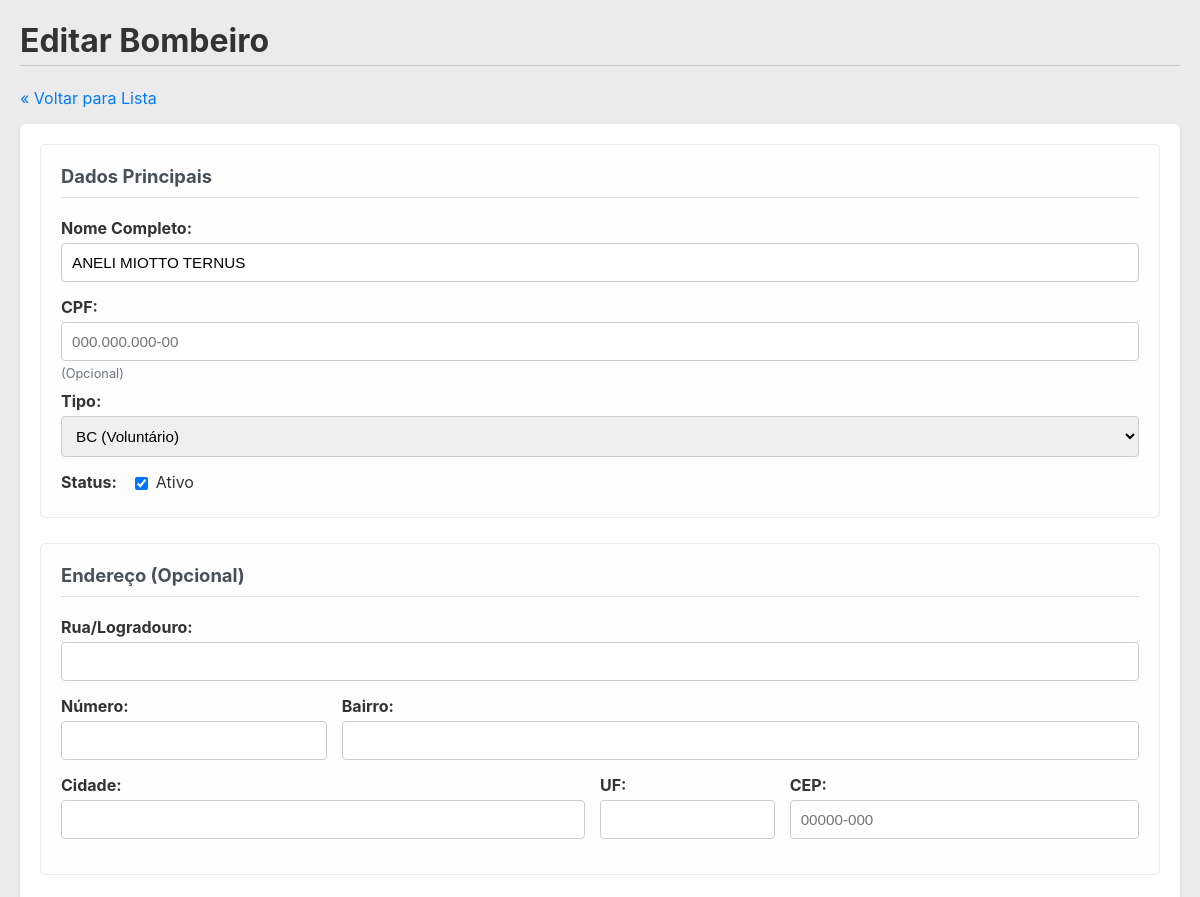
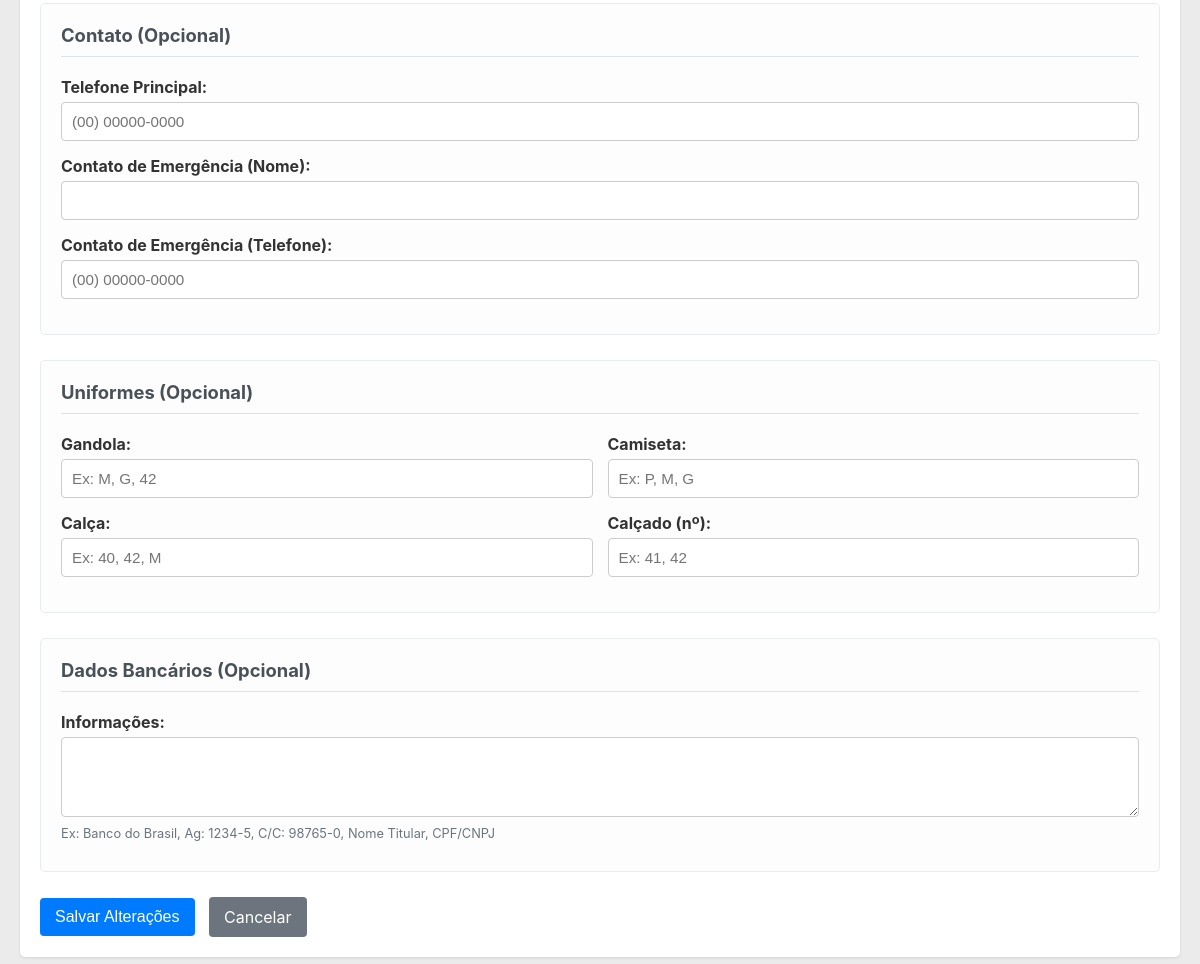
Screenshot of /editar_bombeiro.php?id=2 with the database file from the repository (2 pictures, top to bottom).
### tables this page shows
CREATE TABLE bombeiros (
    id INT AUTO_INCREMENT PRIMARY KEY,
    nome_completo VARCHAR(255) NOT NULL,
    cpf VARCHAR(14) NULL DEFAULT NULL COMMENT 'Formato 000.000.000-00',
    tipo ENUM('BC', 'Fixo') NOT NULL,
    ativo TINYINT(1) NOT NULL DEFAULT 1,
    fixo_ref_data DATE NULL,
    fixo_ref_dia_ciclo TINYINT(1) NULL CHECK (fixo_ref_dia_ciclo BETWEEN 1 AND 4),
    data_cadastro TIMESTAMP DEFAULT CURRENT_TIMESTAMP,
    endereco_rua VARCHAR(255) NULL DEFAULT NULL,
    endereco_numero VARCHAR(20) NULL DEFAULT NULL,
    endereco_bairro VARCHAR(100) NULL DEFAULT NULL,
    endereco_cidade VARCHAR(100) NULL DEFAULT NULL,
    endereco_uf VARCHAR(2) NULL DEFAULT NULL,
    endereco_cep VARCHAR(10) NULL DEFAULT NULL,
    telefone_principal VARCHAR(20) NULL DEFAULT NULL,
    contato_emergencia_nome VARCHAR(255) NULL DEFAULT NULL,
    contato_emergencia_fone VARCHAR(20) NULL DEFAULT NULL,
    dados_bancarios TEXT NULL DEFAULT NULL COMMENT 'Ex: Banco XPTO, Ag: 0001, C/C: 12345-6',
    tamanho_gandola VARCHAR(20) NULL DEFAULT NULL,
    tamanho_camiseta VARCHAR(20) NULL DEFAULT NULL,
    tamanho_calca VARCHAR(20) NULL DEFAULT NULL,
    tamanho_calcado VARCHAR(10) NULL DEFAULT NULL
);

### editar_bombeiro.php (the view, shortened to what this page needs)
<?php
require_once __DIR__ . '/includes/funcoes.php';
$bombeiro_id = filter_input(INPUT_GET, 'id', FILTER_VALIDATE_INT);
$bombeiro = null;
$erro = '';
if ($_SERVER["REQUEST_METHOD"] == "POST") {
    $id_update = filter_input(INPUT_POST, 'id', FILTER_VALIDATE_INT);
    $nome = trim($_POST['nome_completo'] ?? '');
    $cpf = trim($_POST['cpf'] ?? '');
    $tipo = trim($_POST['tipo'] ?? '');
    $ativo = isset($_POST['ativo']) ? 1 : 0;
    $ref_data = trim($_POST['fixo_ref_data'] ?? '');
    $ref_dia = filter_input(INPUT_POST, 'fixo_ref_dia_ciclo', FILTER_VALIDATE_INT, ['options' => ['min_range' => 1, 'max_range' => 4]]);
    $endereco_rua = trim($_POST['endereco_rua'] ?? '');
    $endereco_numero = trim($_POST['endereco_numero'] ?? '');
    $endereco_bairro = trim($_POST['endereco_bairro'] ?? '');
    $endereco_cidade = trim($_POST['endereco_cidade'] ?? '');
    $endereco_uf = trim($_POST['endereco_uf'] ?? '');
    $endereco_cep = trim($_POST['endereco_cep'] ?? '');
    $telefone_principal = trim($_POST['telefone_principal'] ?? '');
    $contato_emergencia_nome = trim($_POST['contato_emergencia_nome'] ?? '');
    $contato_emergencia_fone = trim($_POST['contato_emergencia_fone'] ?? '');
    $tamanho_gandola = trim($_POST['tamanho_gandola'] ?? '');
    $tamanho_camiseta = trim($_POST['tamanho_camiseta'] ?? '');
    $tamanho_calca = trim($_POST['tamanho_calca'] ?? '');
    $tamanho_calcado = trim($_POST['tamanho_calcado'] ?? '');
    $dados_bancarios = trim($_POST['dados_bancarios'] ?? '');
    if ($id_update != $bombeiro_id) {
         set_flash_message('error', 'Erro: ID no formulário não confere.');
         header('Location: bombeiros.php'); exit;
    }
    if (empty($nome) || empty($tipo) || !in_array($tipo, ['BC', 'Fixo'])) {
         $erro = 'Nome e Tipo são obrigatórios e válidos.';
    } else if ($tipo == 'Fixo' && (empty($ref_data) || $ref_dia === null || $ref_dia === false)) {
         $erro = 'Para tipo Fixo, Data de Referência e Dia do Ciclo são obrigatórios.';
    } else {
        $sql_update = "UPDATE bombeiros SET
                        nome_completo = ?, cpf = ?, tipo = ?, ativo = ?,
                        fixo_ref_data = ?, fixo_ref_dia_ciclo = ?,
                        endereco_rua = ?, endereco_numero = ?, endereco_bairro = ?,
                        endereco_cidade = ?, endereco_uf = ?, endereco_cep = ?,
                        telefone_principal = ?, contato_emergencia_nome = ?, contato_emergencia_fone = ?,
                        dados_bancarios = ?, tamanho_gandola = ?, tamanho_camiseta = ?,
                        tamanho_calca = ?, tamanho_calcado = ?
                       WHERE id = ?";
        if ($stmt = mysqli_prepare($conn, $sql_update)) {
             $db_cpf = !empty($cpf) ? $cpf : null;
             $db_ref_data = ($tipo == 'Fixo') ? $ref_data : null;
             $db_ref_dia = ($tipo == 'Fixo') ? $ref_dia : null;
             $db_endereco_rua = !empty($endereco_rua) ? $endereco_rua : null;
             $db_endereco_numero = !empty($endereco_numero) ? $endereco_numero : null;
             $db_endereco_bairro = !empty($endereco_bairro) ? $endereco_bairro : null;
             $db_endereco_cidade = !empty($endereco_cidade) ? $endereco_cidade : null;
             $db_endereco_uf = !empty($endereco_uf) ? $endereco_uf : null;
             $db_endereco_cep = !empty($endereco_cep) ? $endereco_cep : null;
             $db_telefone_principal = !empty($telefone_principal) ? $telefone_principal : null;
             $db_contato_emergencia_nome = !empty($contato_emergencia_nome) ? $contato_emergencia_nome : null;
             $db_contato_emergencia_fone = !empty($contato_emergencia_fone) ? $contato_emergencia_fone : null;
             $db_dados_bancarios = !empty($dados_bancarios) ? $dados_bancarios : null;
             $db_tamanho_gandola = !empty($tamanho_gandola) ? $tamanho_gandola : null;
             $db_tamanho_camiseta = !empty($tamanho_camiseta) ? $tamanho_camiseta : null;
             $db_tamanho_calca = !empty($tamanho_calca) ? $tamanho_calca : null;
             $db_tamanho_calcado = !empty($tamanho_calcado) ? $tamanho_calcado : null;
            mysqli_stmt_bind_param($stmt, "sssissssssssssssssssi",
                $nome, $db_cpf, $tipo, $ativo,
                $db_ref_data, $db_ref_dia,
                $db_endereco_rua, $db_endereco_numero, $db_endereco_bairro,
                $db_endereco_cidade, $db_endereco_uf, $db_endereco_cep,
                $db_telefone_principal, $db_contato_emergencia_nome, $db_contato_emergencia_fone,
                $db_dados_bancarios, $db_tamanho_gandola, $db_tamanho_camiseta,
                $db_tamanho_calca, $db_tamanho_calcado,
                $bombeiro_id
            );
            if (mysqli_stmt_execute($stmt)) {
                if ($ativo == 0) { $bc_da_vez = get_config('bc_da_vez_id', $conn); if ($bc_da_vez == $bombeiro_id) { set_config('bc_da_vez_id', null, $conn); } }
                set_flash_message('success', 'Bombeiro atualizado com sucesso!');
                header('Location: bombeiros.php');
                exit;
            } else {
                $erro = "Erro ao executar atualização: " . mysqli_error($conn);
            }
            mysqli_stmt_close($stmt);
        } else {
            $erro = "Erro ao preparar query de atualização: " . mysqli_error($conn);
        }
    }
    if ($erro) {
        $bombeiro = $_POST;
        $bombeiro['id'] = $bombeiro_id;
        $bombeiro['ativo'] = isset($_POST['ativo']) ? 1 : 0;
        set_flash_message('error', $erro);
    }
} else {
    $sql_select = "SELECT * FROM bombeiros WHERE id = ?";
    if ($stmt = mysqli_prepare($conn, $sql_select)) {
        mysqli_stmt_bind_param($stmt, "i", $bombeiro_id);
        if (mysqli_stmt_execute($stmt)) {
            $result = mysqli_stmt_get_result($stmt);
            $bombeiro = mysqli_fetch_assoc($result);
        } else { $erro = "Erro ao buscar dados: " . mysqli_error($conn); }
    } else { $erro = "Erro ao preparar busca: " . mysqli_error($conn); }
}
?>
<!DOCTYPE html>
<html lang="pt-br">
<head>
    <link rel="stylesheet" href="css/style.css">
</head>
<body>
    <h1>Editar Bombeiro</h1>
    <p><a href="bombeiros.php">« Voltar para Lista</a></p>
    <?php if ($bombeiro): ?>
    <form action="editar_bombeiro.php?id=<?php echo $bombeiro_id; ?>" method="post">
        <div class="form-section">
            <h3>Dados Principais</h3>
            <div>
                <label for="nome_completo">Nome Completo:</label>
                <input type="text" id="nome_completo" name="nome_completo" value="<?php echo htmlspecialchars($bombeiro['nome_completo'] ?? ''); ?>" required>
            </div>
            <div>
                <label for="cpf">CPF:</label>
                <input type="text" id="cpf" name="cpf" class="cpf-mask" value="<?php echo htmlspecialchars($bombeiro['cpf'] ?? ''); ?>" placeholder="000.000.000-00">
                <small>(Opcional)</small>
            </div>
            <div>
                <label for="tipo">Tipo:</label>
                <select id="tipo" name="tipo" required>
                    <option value="BC" <?php echo ($bombeiro['tipo'] ?? '') == 'BC' ? 'selected' : ''; ?>>BC (Voluntário)</option>
                </select>
            </div>
             <div>
                <label for="ativo" style="display: inline-block; margin-right: 10px;">Status:</label>
                <input type="checkbox" id="ativo" name="ativo" value="1" <?php echo ($bombeiro['ativo'] ?? 0) == 1 ? 'checked' : ''; ?> style="width: auto; vertical-align: middle;">
                 Ativo
            </div>
        </div>
        <div class="form-section">
            <h3>Endereço (Opcional)</h3>
             <div><label for="endereco_rua">Rua/Logradouro:</label><input type="text" id="endereco_rua" name="endereco_rua" value="<?php echo htmlspecialchars($bombeiro['endereco_rua'] ?? ''); ?>"></div>
             <div style="display: flex; gap: 15px;">
                 <div style="flex: 1;"><label for="endereco_numero">Número:</label><input type="text" id="endereco_numero" name="endereco_numero" value="<?php echo htmlspecialchars($bombeiro['endereco_numero'] ?? ''); ?>"></div>
                 <div style="flex: 3;"><label for="endereco_bairro">Bairro:</label><input type="text" id="endereco_bairro" name="endereco_bairro" value="<?php echo htmlspecialchars($bombeiro['endereco_bairro'] ?? ''); ?>"></div>
             </div>
             <div style="display: flex; gap: 15px;">
                 <div style="flex: 3;"><label for="endereco_cidade">Cidade:</label><input type="text" id="endereco_cidade" name="endereco_cidade" value="<?php echo htmlspecialchars($bombeiro['endereco_cidade'] ?? ''); ?>"></div>
                 <div style="flex: 1;"><label for="endereco_uf">UF:</label><input type="text" id="endereco_uf" name="endereco_uf" value="<?php echo htmlspecialchars($bombeiro['endereco_uf'] ?? ''); ?>" maxlength="2"></div>
                  <div style="flex: 2;"><label for="endereco_cep">CEP:</label><input type="text" id="endereco_cep" name="endereco_cep" class="cep-mask" value="<?php echo htmlspecialchars($bombeiro['endereco_cep'] ?? ''); ?>" placeholder="00000-000"></div>
             </div>
        </div>
         <div class="form-section">
            <h3>Contato (Opcional)</h3>
             <div><label for="telefone_principal">Telefone Principal:</label><input type="text" id="telefone_principal" name="telefone_principal" class="phone-mask" value="<?php echo htmlspecialchars($bombeiro['telefone_principal'] ?? ''); ?>" placeholder="(00) 00000-0000"></div>
             <div><label for="contato_emergencia_nome">Contato de Emergência (Nome):</label><input type="text" id="contato_emergencia_nome" name="contato_emergencia_nome" value="<?php echo htmlspecialchars($bombeiro['contato_emergencia_nome'] ?? ''); ?>"></div>
             <div><label for="contato_emergencia_fone">Contato de Emergência (Telefone):</label><input type="text" id="contato_emergencia_fone" name="contato_emergencia_fone" class="phone-mask" value="<?php echo htmlspecialchars($bombeiro['contato_emergencia_fone'] ?? ''); ?>" placeholder="(00) 00000-0000"></div>
        </div>
        <div class="form-section">
            <h3>Uniformes (Opcional)</h3>
            <div style="display: flex; gap: 15px;">
                 <div style="flex: 1;"><label for="tamanho_gandola">Gandola:</label><input type="text" id="tamanho_gandola" name="tamanho_gandola" value="<?php echo htmlspecialchars($bombeiro['tamanho_gandola'] ?? ''); ?>" placeholder="Ex: M, G, 42"></div>
                 <div style="flex: 1;"><label for="tamanho_camiseta">Camiseta:</label><input type="text" id="tamanho_camiseta" name="tamanho_camiseta" value="<?php echo htmlspecialchars($bombeiro['tamanho_camiseta'] ?? ''); ?>" placeholder="Ex: P, M, G"></div>
            </div>
             <div style="display: flex; gap: 15px;">
                 <div style="flex: 1;"><label for="tamanho_calca">Calça:</label><input type="text" id="tamanho_calca" name="tamanho_calca" value="<?php echo htmlspecialchars($bombeiro['tamanho_calca'] ?? ''); ?>" placeholder="Ex: 40, 42, M"></div>
                 <div style="flex: 1;"><label for="tamanho_calcado">Calçado (nº):</label><input type="text" id="tamanho_calcado" name="tamanho_calcado" value="<?php echo htmlspecialchars($bombeiro['tamanho_calcado'] ?? ''); ?>" placeholder="Ex: 41, 42"></div>
             </div>
        </div>
         <div class="form-section">
            <h3>Dados Bancários (Opcional)</h3>
             <div><label for="dados_bancarios">Informações:</label><textarea id="dados_bancarios" name="dados_bancarios"><?php echo htmlspecialchars($bombeiro['dados_bancarios'] ?? ''); ?></textarea><small>Ex: Banco do Brasil, Ag: 1234-5, C/C: 98765-0, Nome Titular, CPF/CNPJ</small></div>
        </div>
        <button type="submit">Salvar Alterações</button>
        <a href="bombeiros.php" class="button-link btn-secondary" style="margin-left: 10px;">Cancelar</a>
    </form>
    <?php elseif (empty($erro)): ?>
        <p class="flash-message error">Bombeiro não encontrado.</p>
    <?php endif; ?>
</body>
</html>

### css/style.css (style rules this page uses)
body { font-family: -apple-system, BlinkMacSystemFont, "Segoe UI", Roboto, Helvetica, Arial, sans-serif; margin: 20px; background-color: #00000014; color: #333; }
h1, h2 { color: #333; border-bottom: 1px solid #ccc; padding-bottom: 5px; }
a { color: #007bff; text-decoration: none; }
form { background-color: #fff; padding: 20px; border-radius: 5px; box-shadow: 0 1px 3px rgba(0,0,0,0.1); margin-bottom: 20px; }
label { display: block; margin-bottom: 5px; font-weight: bold; }
input[type="text"], input[type="date"], input[type="number"], select, textarea { width: 100%; padding: 10px; margin-bottom: 15px; border: 1px solid #ccc; border-radius: 4px; box-sizing: border-box; font-size: 0.95em; }
textarea { min-height: 80px; resize: vertical; }
small { font-size: 0.8em; color: #6c757d; display: block; margin-top: -10px; margin-bottom: 10px; }
button, input[type="submit"], .button-link { background-color: #007bff; color: white !important; padding: 10px 15px; border: none; border-radius: 4px; cursor: pointer; font-size: 1em; text-decoration: none; display: inline-block; vertical-align: middle; transition: background-color 0.2s ease; }
.btn-secondary { background-color: #6c757d; }
.form-section { margin-bottom: 25px; padding: 20px; border: 1px solid #e9ecef; border-radius: 5px; background-color: #fdfdfd; }
.form-section h3 { margin-top: 0; margin-bottom: 20px; font-size: 1.15em; color: #495057; border-bottom: 1px solid #dee2e6; padding-bottom: 10px; }

### rows the page displays
bombeiros: nome_completo "ANELI MIOTTO TERNUS", tipo "BC (Voluntário)", ativo "☑"
